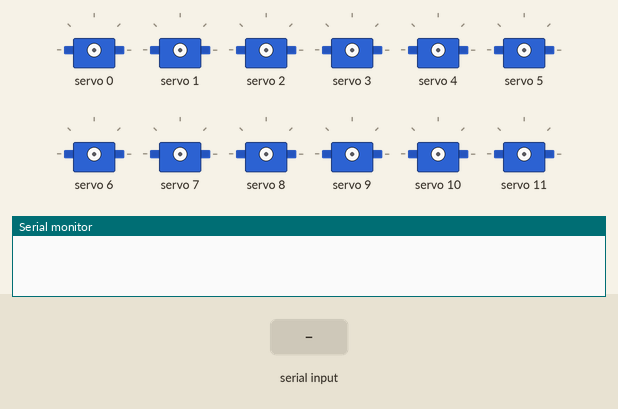
A sketch run on a simulated Arduino Uno, built with avr-gcc and run on an emulated ATmega328P. On the bench: 12 × servo, the last lines printed to the serial monitor. Inputs (shaded band) come from the test bench.

Above: at 1.2 s.
1.3 s: "," received over Serial
At 3.0 s:
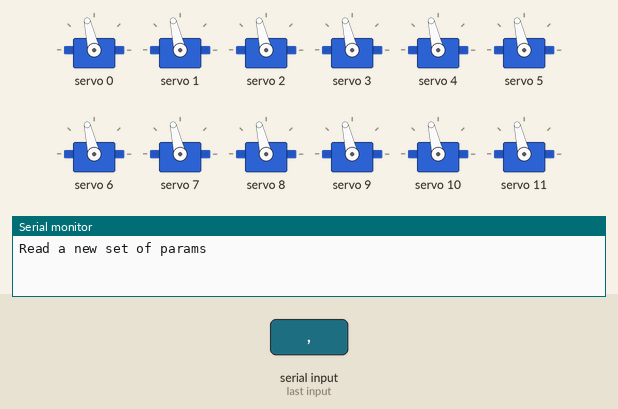
3.8 s: "." received over Serial
At 6.0 s:
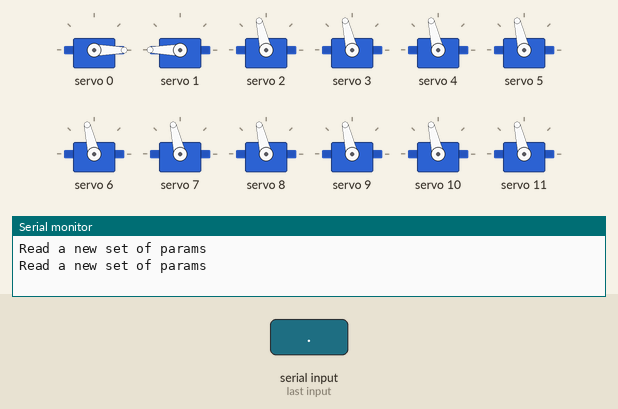
6.3 s: "30,150\n" received over Serial
At 7.9 s:
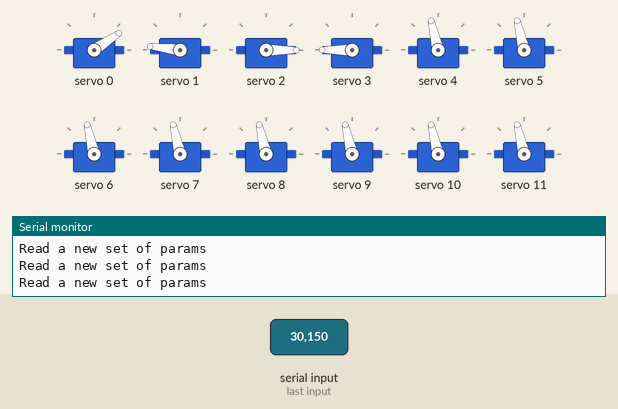
8.8 s: "90,45\n" received over Serial
At 11.0 s:
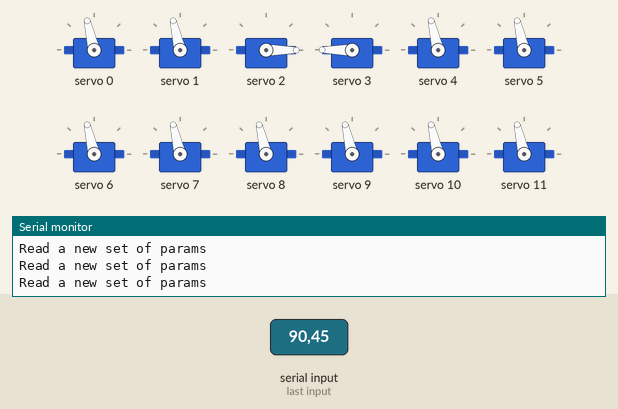
11.3 s: "5\n" received over Serial
At 12.9 s:
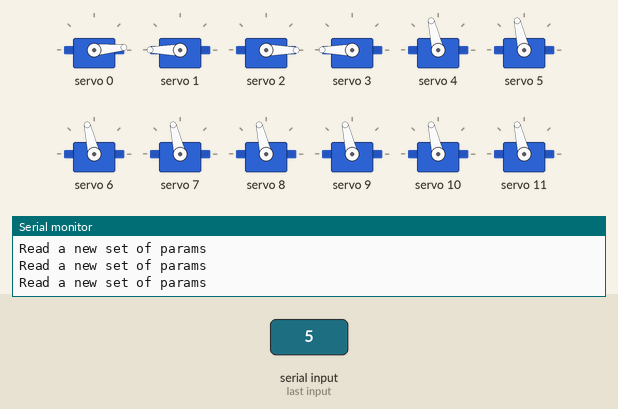
13.8 s: "200\n" received over Serial
At 16.1 s:
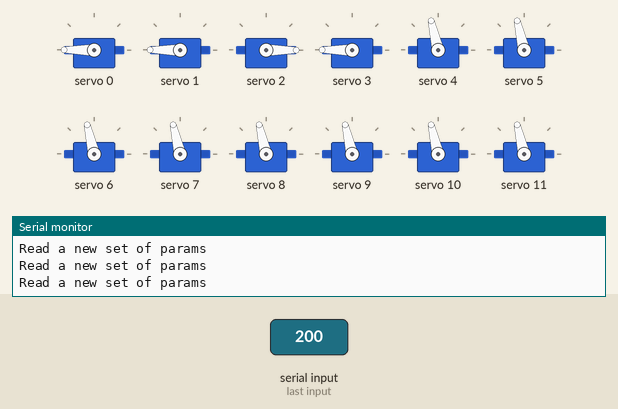
Timing chart, 0 to 17.3 s (numbered marks = the images above; inputs shaded):
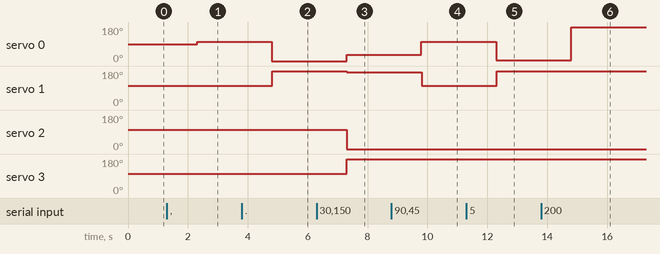

The sketch:

pmtg_test.ino
```cpp
#include <Adafruit_PWMServoDriver.h>

#include <Servo.h>

#include <Wire.h>

#include <NoDelay.h>


Adafruit_PWMServoDriver pwm = Adafruit_PWMServoDriver();

#define SERVOMIN  110 // This is the 'minimum' pulse length count (out of 4096)
#define SERVOMAX  550 // This is the 'maximum' pulse length count (out of 4096)
#define USMIN  600 // This is the rounded 'minimum' microsecond length based on the minimum pulse of 150
#define USMAX  2400 // This is the rounded 'maximum' microsecond length based on the maximum pulse of 600
#define SERVO_FREQ 50 // Analog servos run at ~50 Hz updates

uint8_t servonum = 0;
noDelay gait(300);
uint8_t count = 1;


int time_ac = 100;
int time_bd = 100;
uint16_t Ary[] = {90, 90, 90, 90, 90, 90, 90, 90};

uint8_t inverse(uint8_t num){
  return 180 - num;
}

void setup() {
  // put your setup code here, to run once:
  Serial.begin(115200);

  pwm.begin();
  pwm.setOscillatorFrequency(27000000);
  pwm.setPWMFreq(SERVO_FREQ);  // Analog servos run at ~50 Hz updates
}

void loop() {
  // put your main code here, to run repeatedly:
  uint8_t angle_odd = 90;
  uint8_t angle_even = 90;
  uint8_t angle_max = 180;
  uint8_t angle_min = 0;

//  Serial.println("loop?");

  if (Serial.available() > 0){

    String params = Serial.readString();
    Serial.println("Read a new set of params");
//    Serial.println(params);
    uint8_t i=0, j=0;
    while ( j<params.length()){
      if (params.charAt(j)==',' || params.charAt(j)=='[' || params.charAt(j)==']' || params.charAt(j)==' ' || params.charAt(j)=='\''){
      }
      else {
        uint8_t b=0;
        while( b < 3){
          if (params.charAt(j+b)=='.'){
            break;
          }
          else{
            b++;
          }
        }
        String num = params.substring(j, j+b);
        Ary[i] = num.toInt();
//        Serial.println(Ary[i]);
        i++;
        j=j+b+2;
       }
    j++;
    }

    uint16_t pulselen = map(Ary[0], 0, 180, SERVOMIN, SERVOMAX); pwm.setPWM(0, 0, pulselen);
    pulselen = map(inverse(Ary[0]), 0, 180, SERVOMIN, SERVOMAX); pwm.setPWM(1, 0, pulselen);

    pulselen = map(Ary[1], 0, 180, SERVOMIN, SERVOMAX); pwm.setPWM(2, 0, pulselen);
    pulselen = map(inverse(Ary[1]), 0, 180, SERVOMIN, SERVOMAX); pwm.setPWM(3, 0, pulselen);

    pulselen = map(Ary[2], 0, 180, SERVOMIN, SERVOMAX); pwm.setPWM(4, 0, pulselen);
    pulselen = map(inverse(Ary[2]), 0, 180, SERVOMIN, SERVOMAX); pwm.setPWM(5, 0, pulselen);
    pulselen = map(Ary[3], 0, 180, SERVOMIN, SERVOMAX); pwm.setPWM(6, 0, pulselen);
    pulselen = map(inverse(Ary[3]), 0, 180, SERVOMIN, SERVOMAX); pwm.setPWM(7, 0, pulselen);
    pulselen = map(Ary[4], 0, 180, SERVOMIN, SERVOMAX); pwm.setPWM(8, 0, pulselen);
    pulselen = map(inverse(Ary[4]), 0, 180, SERVOMIN, SERVOMAX); pwm.setPWM(9, 0, pulselen);
    pulselen = map(Ary[5], 0, 180, SERVOMIN, SERVOMAX); pwm.setPWM(10, 0, pulselen);
    pulselen = map(inverse(Ary[5]), 0, 180, SERVOMIN, SERVOMAX); pwm.setPWM(11, 0, pulselen);
    pulselen = map(Ary[6], 0, 180, SERVOMIN, SERVOMAX); pwm.setPWM(12, 0, pulselen);
    pulselen = map(inverse(Ary[6]), 0, 180, SERVOMIN, SERVOMAX); pwm.setPWM(13, 0, pulselen);
    pulselen = map(Ary[7], 0, 180, SERVOMIN, SERVOMAX); pwm.setPWM(14, 0, pulselen);
    pulselen = map(inverse(Ary[7]), 0, 180, SERVOMIN, SERVOMAX); pwm.setPWM(15, 0, pulselen);

  }

}
```

Measured:
- after the input at 1.3 s, servo 0: 90° → 103° after 1.0 s
- after the input at 3.8 s, servo 0: 103° → 0° after 1.0 s; servo 1: 103° → 180° after 1.0 s
- after the input at 6.3 s, servo 0: 0° → 34° after 1.0 s; servo 1: 180° → 173° after 1.0 s; servo 2: 103° → 0° after 1.0 s; servo 3: 103° → 180° after 1.0 s
- after the input at 8.8 s, servo 0: 34° → 103° after 1.0 s; servo 1: 173° → 103° after 1.0 s
- after the input at 11.3 s, servo 0: 103° → 5° after 1.0 s; servo 1: 103° → 180° after 1.0 s
- after the input at 13.8 s, servo 0: 5° → 180° after 1.0 s
